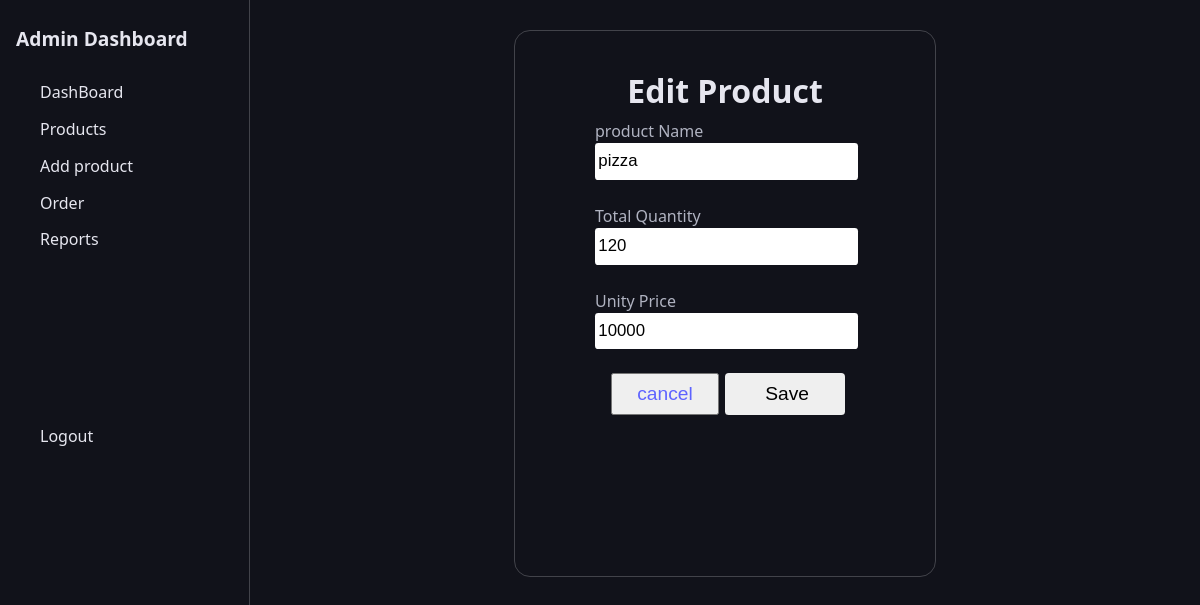
/Admin/admin_dashboard.php?route=edit_product&p_code=17 (signed in), run on the app's committed database.
### tables this page shows
CREATE TABLE `products` (
  `productCode` int(11) NOT NULL,
  `productName` varchar(200) DEFAULT NULL,
  `product_quantity` int(11) DEFAULT NULL,
  `unit_price` decimal(30,0) DEFAULT NULL,
  `total_price` float DEFAULT NULL
);

### Admin/edit_product.php (the view, shortened to what this page needs)
<?php
 include '../config/db_connect.php';
 if(isset($_GET['p_code'])){
    $p_code = $_GET['p_code'];
 }
?>
<!DOCTYPE html>
<html lang="en">
<head>
    <link rel="stylesheet" href="../styles/style.css">
</head>
<body>
   <main>
      <div class="container">
            <?php
            $sql_command = "SELECT * FROM products WHERE productCode = '$p_code'";
            $sql_result = $conn->query($sql_command);
             if($sql_result -> num_rows > 0){
                 while($row = $sql_result -> fetch_assoc()){
            ?>
                   <h1>Edit Product </h1>
               <form action="../Controllers/edit_product_controller.php" method="POST">
                <label for="">product Name</label><br>
                <input type="text" name="product_name" value="<?php echo $row['productName']?>"><br><br>
                 <label for="">Total Quantity</label><br>
                 <input type="number" name="product_quantity" value="<?php echo $row['product_quantity']?>"><br><br>
                 <label for="">Unity Price</label><br>
                 <input type="number" name="unity_price" id="" value="<?php echo $row['unit_price']?>"><br><br>
                 <div class="bot">
                   <button><a href="../Admin/admin_dashboard.php?route=products">cancel</a></button>
                    <input type="submit" value="Save" name="submit">
                 </div>
                 </form>
                 <?php }} ?>
      </div>
   </main>
</body>
</html>

### styles/admin.css (style rules this page uses)
:root { --base-clr: #11121a; --line-clr: #42434a; --hover-clr: #222533; --text-clr: #e6e6ef; --accent-clr: #5e63ff; --secondary-text-clr: #b0b3c1; --secondary-text-clr2:#7c7f8d; }
* { margin: 0; padding: 0; }
html { font-family: Poppins, 'Segoe UI', Tahoma, Geneva, Verdana, sans-serif; line-height: 1.5rem; }
body { min-height: 100vh; min-height: 100dvh; background-color: var(--base-clr); color: var(--text-clr); display: grid; grid-template-columns: auto 1fr; }

### styles/table.css (style rules this page uses)
:root { --base-clr: #11121a; --line-clr: #42434a; --hover-clr: #222533; --text-clr: #e6e6ef; --accent-clr: #5e63ff; --secondary-text-clr: #b0b3c1; --secondary-text-clr2:#7c7f8d; }

### styles/style.css (style rules this page uses)
:root { --base-clr: #11121a; --line-clr: #42434a; --hover-clr: #222533; --text-clr: #e6e6ef; --accent-clr: #5e63ff; --secondary-text-clr: #b0b3c1; --secondary-text-clr2:#7c7f8d; }
* { margin: 0; padding: 0; }
html { font-family: Poppins, 'Segoe UI', Tahoma, Geneva, Verdana, sans-serif; line-height: 1.5rem; }
body { min-height: 100vh; min-height: 100dvh; background-color: var(--base-clr); color: var(--text-clr); }
main { padding: min(30px, 7%); display: flex; justify-content: center; }
.container form, main .bot { margin-left: 6rem; }
.container form input { width: 100%; border: none; outline: none; padding: .5em 0; border-radius: .2em; padding-left: .2em; font-size: 1.05em; font-weight: 500; transition: all 0.3s ease; }
main p, main label { color: var(--secondary-text-clr); margin-top: 5px; margin-bottom: 15px; }
main { padding: min(30px, 7%); }
.container input[type = "submit"] { font-size: 1.2em; font-weight: 500; cursor: pointer; }
main .bot { display: flex; justify-content: center; text-align: center; gap: .4em; }
main .bot a { text-decoration: none; color: var(--accent-clr); }

### Admin/edit_product.php (style rules this page uses)
main .container { height: 65%; width: 40%; }
.bot { display: flex; justify-content: space-between; gap: 10rem; width: 90%; transform: translateX(-5rem); }
.bot button { font-size: 1.2em; font-weight: 500; cursor: pointer; width: 90%; }
form { transform: translateX(-3rem); }
h1 { text-align: center; margin: 1rem 0; }

### data on the page
products: product_name "pizza", product_quantity "120", unity_price "10000"
